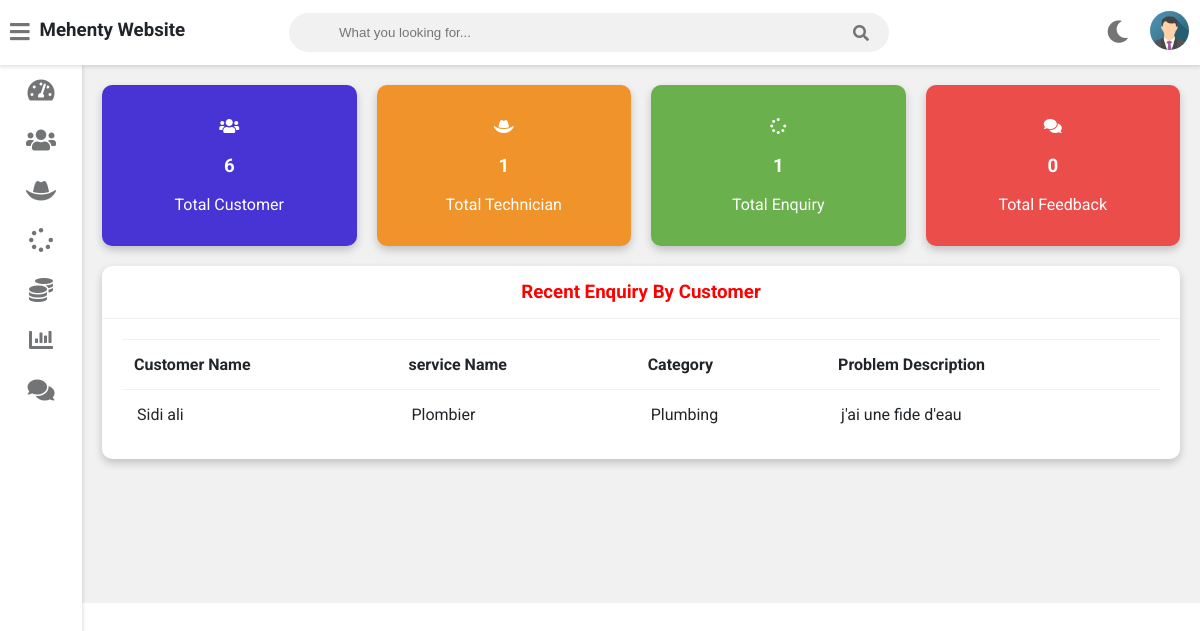
/admin-dashboard (signed in), run on an earlier commit of the app's database.
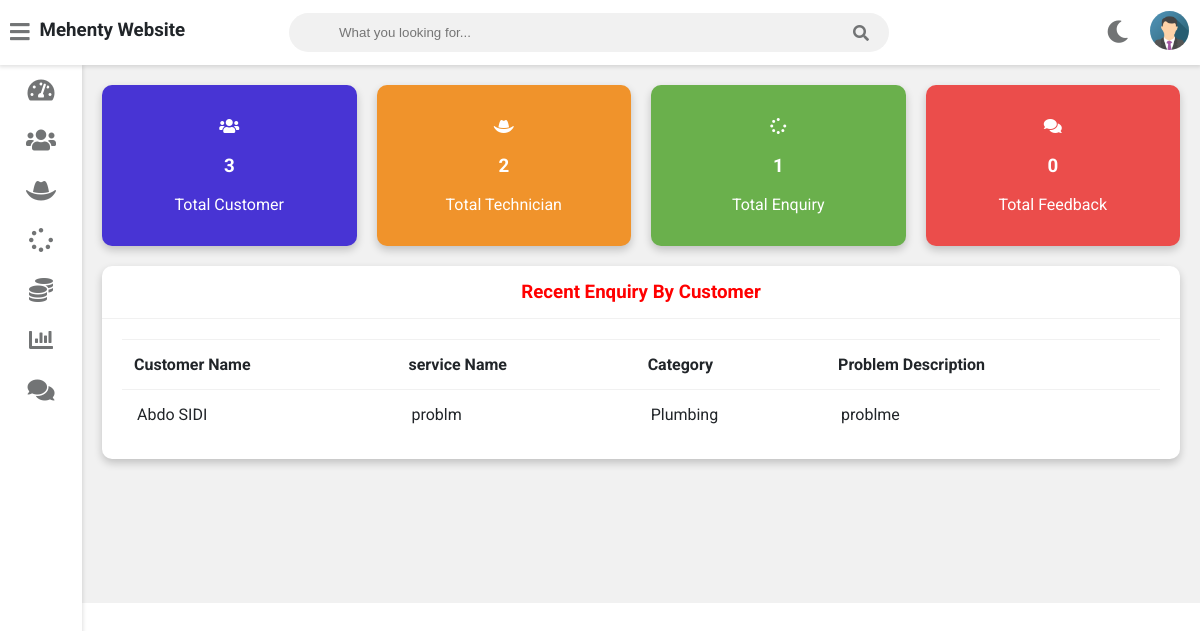
And on a later commit of the database.
### service/models.py (models this page shows, shortened)
class Customer(models.Model):
    user=models.OneToOneField(User,on_delete=models.CASCADE)
    profile_pic= models.ImageField(upload_to='profile_pic/CustomerProfilePic/',null=True,blank=True)
    address = models.CharField(max_length=40)
    mobile = models.CharField(max_length=20,null=False)
    @property
    def get_name(self):
        return self.user.first_name+" "+self.user.last_name

class Request(models.Model):
    cat=(('Plumbing', 'Plumbing'),('Electricity', 'Electricity'),('Painting', 'Painting'),('Carpentry', 'Carpentry'))
    category=models.CharField(max_length=50,choices=cat)
    service_no=models.PositiveIntegerField(null=False)
    service_name = models.CharField(max_length=40,null=False)
    problem_description = models.CharField(max_length=500,null=False)
    date=models.DateField(auto_now=True)
    cost=models.PositiveIntegerField(null=True)
    customer=models.ForeignKey('Customer', on_delete=models.CASCADE,null=True)
    Technician=models.ForeignKey('Technician',on_delete=models.CASCADE,null=True)
    stat=(('Pending','Pending'),('Approved','Approved'),('Repairing','Repairing'),('Repairing Done','Repairing Done'),('Released','Released'))
    status=models.CharField(max_length=50,choices=stat,default='Pending',null=True)

### service/views.py (the view)
# urls.py: path('admin-dashboard', views.admin_dashboard_view,name='admin-dashboard'),
@login_required(login_url='adminlogin')
def admin_dashboard_view(request):
    enquiry=models.Request.objects.all().order_by('-id')
    customers=[]
    for enq in enquiry:
        customer=models.Customer.objects.get(id=enq.customer_id)
        customers.append(customer)
    dict={
    'total_customer':models.Customer.objects.all().count(),
    'total_Technician':models.Technician.objects.all().count(),
    'total_request':models.Request.objects.all().count(),
    'total_feedback':models.Feedback.objects.all().count(),
    'data':zip(customers,enquiry),
    }
    return render(request,'service/admin_dashboard.html',context=dict)

### templates/service/admin_dashboard.html
{% extends 'service/adminbase.html' %}
{% load static %}
{% block content %}
	<div class="wrapper">
		<div class="row">
			<div class="col-3 col-m-6 col-sm-6">
				<div class="counter bg-primary">
					<p>
						<i class="fas fa-users"></i>
					</p>
					<h3>{{total_customer}}</h3>
					<p>Total Customer</p>
				</div>
			</div>
			<div class="col-3 col-m-6 col-sm-6">
				<div class="counter bg-warning">
					<p>
						<i class="fas fa-hat-cowboy"></i>
					</p>
					<h3>{{total_Technician}}</h3>
					<p>Total Technician</p>
				</div>
			</div>
			<div class="col-3 col-m-6 col-sm-6">
				<div class="counter bg-success">
					<p>
						<i class="fas fa-spinner"></i>
					</p>
					<h3>{{total_request}}</h3>
					<p>Total Enquiry</p>
				</div>
			</div>
			<div class="col-3 col-m-6 col-sm-6">
				<div class="counter bg-danger">
					<p>
						<i class="fas fa-comments"></i>
					</p>
					<h3>{{total_feedback}}</h3>
					<p>Total Feedback</p>
				</div>
			</div>
		</div>
		<div class="row">
			<div class="col-12 col-m-12 col-sm-12">
				<div class="card">
					<div class="card-header">
						<h3 style="color:red; text-align:center" >Recent Enquiry By Customer
						</h3>
					</div>
					<div class="card-content">
						<table>
							<thead>
								<tr>
									<th>Customer Name</th>
									<th>service Name</th>
									<th>Category</th>
									<th>Problem  Description</th>
								</tr>
							</thead>
							<tbody>
								{% for c,r in data %}
								<tr>
									<td> {{c.get_name}}</td>
									<td> {{r.service_name}}</td>
									<td>{{r.category}}</td>
									<td>{{r.problem_description}}</td>
								</tr>
								{% endfor %}
							</tbody>
						</table>
					</div>
				</div>
			</div>
		</div>
  <br><br><br><br><br><br>
	</div>
{% endblock content %}

What changed in the data, as far as the page shows it:
removed Customer: get_name "Sidi ali", service_name "Plombier", category "Plumbing", problem_description "j'ai une fide d'eau"
added Customer: get_name "Abdo SIDI", service_name "problm", category "Plumbing", problem_description "problme"
Also different on the page:
{{ total_customer }}: "6" → "3"
{{ total_Technician }}: "1" → "2"
